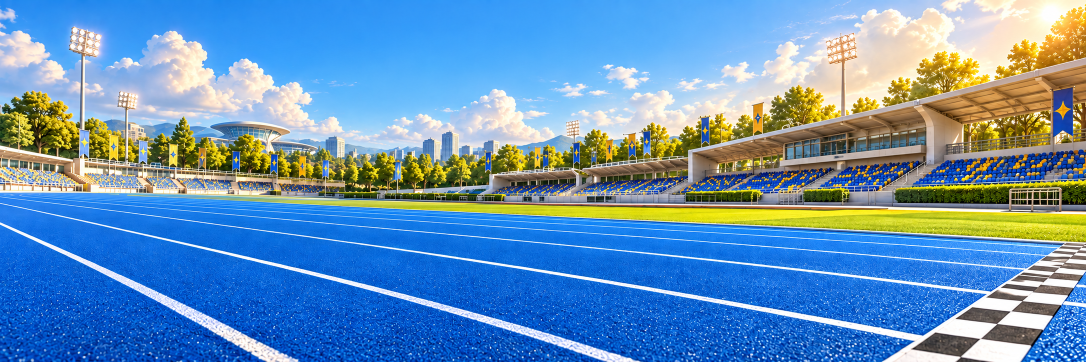
#> input picture brand/track.png, 2172 x 724 px (shown at 1/2 size)
$ python compose.py
#> lines starting #> are read from the running program, lines starting #| are printed output that depends on the picture
"""Rebuild the PNG banner from independent original layers; requires Pillow/NumPy.

Run: python3 brand/compose.py
No generated source is overwritten. Track pixels are only alpha-composited.
"""
from pathlib import Path
from PIL import Image, ImageDraw, ImageFilter, ImageChops
import numpy as np
import hashlib
import json

ROOT = Path(__file__).resolve().parent
background = Image.open(ROOT / 'track.png').convert('RGBA')
W, H = background.size
#> W = 2172; H = 724
sx, sy = W / 2172, H / 724
#> sx = 1; sy = 1
layers = []
layout = {}

# A single projective grid replaces the generated finish strip. The original
# stadium PNG stays intact; only this separate overlay covers its faulty checks.
corners = [(2133,481), (2249,485), (2037,724), (1752,724)]
unit = [(0,0),(1,0),(1,1),(0,1)]
matrix, values = [], []
for (u,v),(x,y) in zip(unit,corners):
    matrix += [[u,v,1,0,0,0,-u*x,-v*x], [0,0,0,u,v,1,-u*y,-v*y]]
    values += [x,y]
homography = np.append(np.linalg.solve(np.array(matrix),np.array(values)),1).reshape(3,3)
AA=4
def projected(u,v):
    p=homography@np.array([u,v,1])
    return (p[0]/p[2]*sx*AA,p[1]/p[2]*sy*AA)
finish_large=Image.new('RGBA',(W*AA,H*AA))
#> finish_large: PIL image 8688x2896 RGBA; every value is 0
pen=ImageDraw.Draw(finish_large)
rows,cols=12,2
for row in range(rows):
    for col in range(cols):
        color=(242,244,242,255) if (row+col)%2==0 else (43,49,57,255)
        polygon=[projected(col/cols,row/rows),projected((col+1)/cols,row/rows),projected((col+1)/cols,(row+1)/rows),projected(col/cols,(row+1)/rows)]
        pen.polygon(polygon,fill=color)
for u in [0,1]:
    pen.line([projected(u,0),projected(u,1)],fill=(242,244,242,255),width=round(3*sx*AA))
finish=finish_large.resize((W,H),Image.Resampling.LANCZOS)
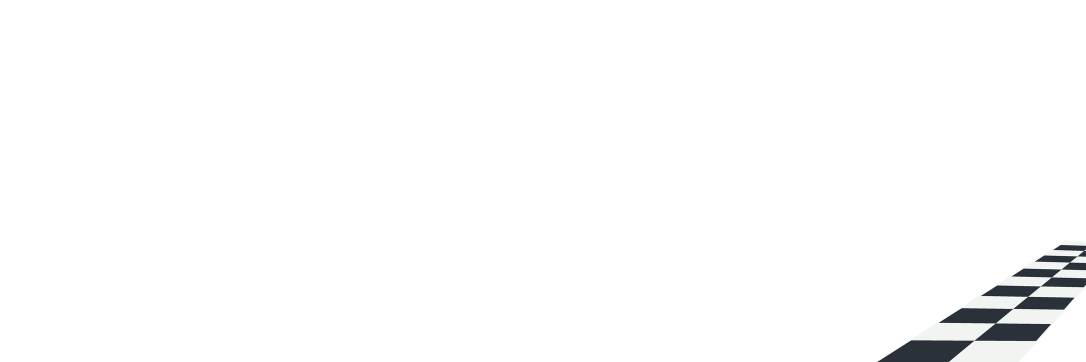
#> finish: PIL image 2172x724 RGBA (shown at 1/2 size); mean R, G, B, A 4.5, 4.6, 4.7, 7.5; transparent parts drawn white
finish.save(ROOT/'finish-line.png')
clean_track=Image.alpha_composite(background,finish)
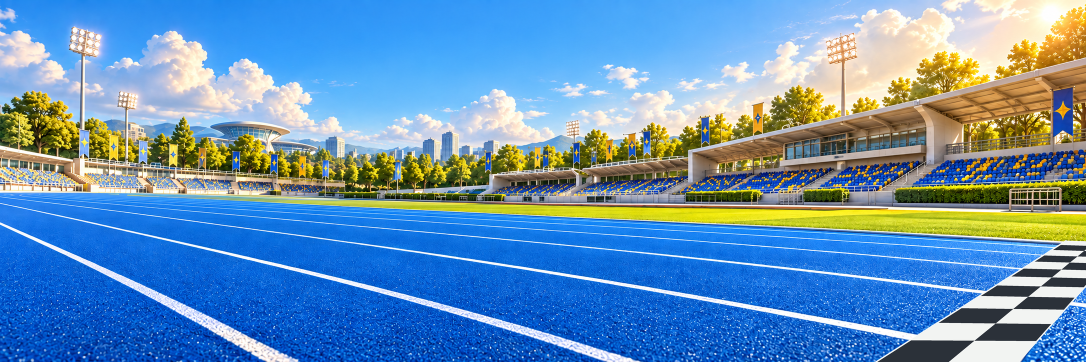
#> clean_track: PIL image 2172x724 RGBA (shown at 1/2 size); mean R, G, B, A 102.2, 145.8, 183.6, 255
clean_track.save(ROOT/'track-clean.png')

def place(name, x, y, *, width=None, height=None):
#> (the run stopped early here; a loop or call above may not have finished)
